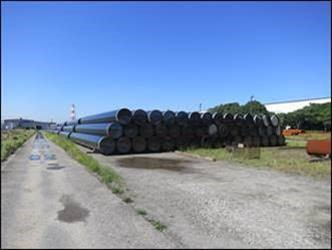
#> input picture src/main/InPolygonTest/input/998d98e.jpg, 332 x 250 px, found by its file name
$ python polygontest.py
#> lines starting #> are read from the running program, lines starting #| are printed output that depends on the picture
import numpy as np
import shapely
from shapely.geometry import Polygon,MultiPoint  #Polygon
import cv2
import time

image = cv2.imread('/Users/prince/Work/Developer/DS_Algo/src/main/InPolygonTest/input/998d98e.jpg')
#> image is the input picture: shape (250, 332, 3); mean B, G, R 177.9, 143.8, 121.9
image = cv2.resize(image, (640,480))
#> image: shape (480, 640, 3)
int_coords = lambda x: np.array(x).round().astype(np.int32)


line1=[100,200, 100,300, 300,300, 200,200]
# line1=[100,250, 100,250, 200,300, 200,300]


a = np.array(line1).reshape(-1, 2)
poly1 = Polygon(a).convex_hull
print(Polygon(a).convex_hull)


line2=[0,0,0,480,640,480]
b=np.array(line2).reshape(-1,2)
poly2 = Polygon(b).convex_hull
print(Polygon(b).convex_hull)

# union_poly = np.concatenate((a,b))   #Merge two box coordinates to become 8*2
# #print(union_poly)
# print(MultiPoint(union_poly).convex_hull)

intersect_polygon = None
start_time = time.time()
if not poly1.intersects(poly2):
    print(time.time() - start_time)
    iou = 0
else:
    print(time.time() - start_time)
    try:
        start_time = time.time()
        intersect = poly1.intersection(poly2) #intersection area
        print(time.time() - start_time)
        intersect_polygon = [int_coords(intersect.exterior.coords)]
        inter_area = intersect.area #intersection area
        print("Intersect Area = {} ".format(inter_area))
        iou=float(inter_area)/poly1.area
    except shapely.geos.TopologicalError:
        print('shapely.geos.TopologicalError occured, iou set to 0')
        iou = 0

print("Area = {} ".format(iou))

isClosed = True
image = cv2.polylines(image, [a],
                      isClosed, (255, 0, 0), 3)
image = cv2.polylines(image, [b],
                      isClosed, (0, 255, 0), 3)
image = cv2.polylines(image, intersect_polygon,
                      isClosed, (255, 0, 255), 1)
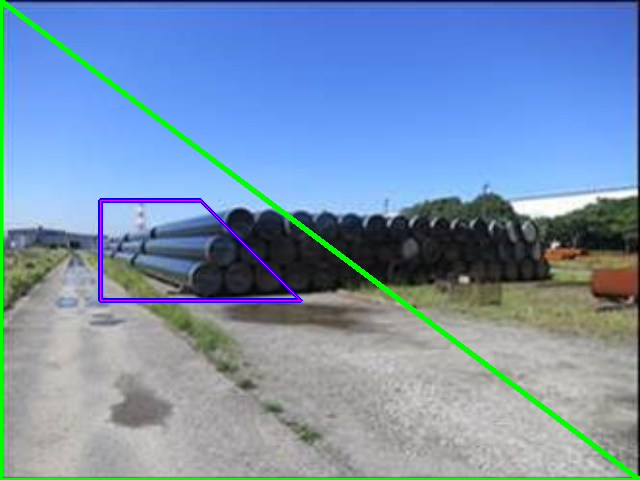
#> image: shape (480, 640, 3); mean B, G, R 175.6, 145.9, 119.1


cv2.imwrite('/Users/prince/Work/Developer/DS_Algo/src/main/InPolygonTest/output/998d98e_1.jpg', image)

$ run again, with src/main/InPolygonTest/input/2303e120.jpg copied over src/main/InPolygonTest/input/998d98e.jpg
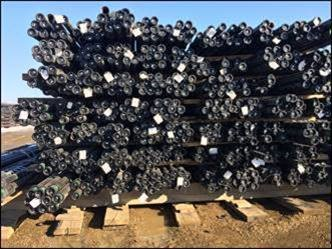
#> input picture src/main/InPolygonTest/input/2303e120.jpg, 332 x 249 px, found by its file name
#> image is the input picture: shape (249, 332, 3); mean B, G, R 87.8, 87.5, 88.8
#> `image = cv2.resize(image, (640,480))`:
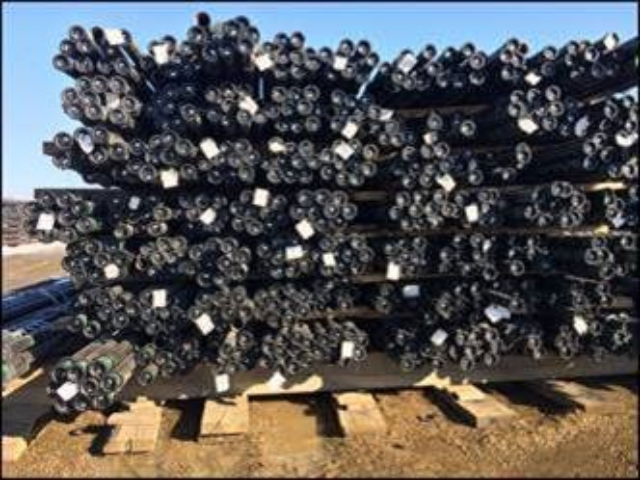
#> image: shape (480, 640, 3); mean B, G, R 87.7, 87.4, 88.7
#> `image = cv2.polylines(image, intersect_polygon, isClosed, (255, 0, 255..`:
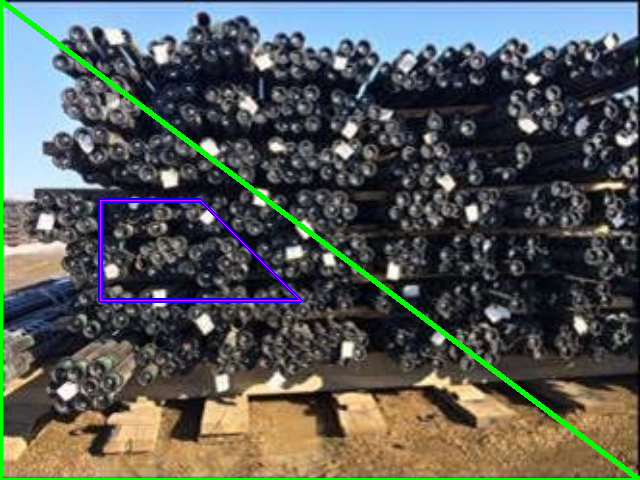
#> image: shape (480, 640, 3); mean B, G, R 87.7, 91.2, 86.9

$ run again, with src/main/InPolygonTest/input/b002434.jpg copied over src/main/InPolygonTest/input/998d98e.jpg
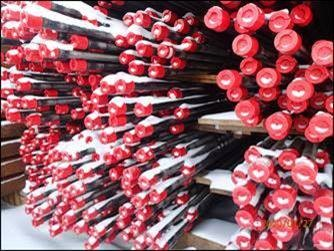
#> input picture src/main/InPolygonTest/input/b002434.jpg, 334 x 251 px, found by its file name
#> image is the input picture: shape (251, 334, 3); mean B, G, R 100, 90.6, 149.8
#> `image = cv2.resize(image, (640,480))`:
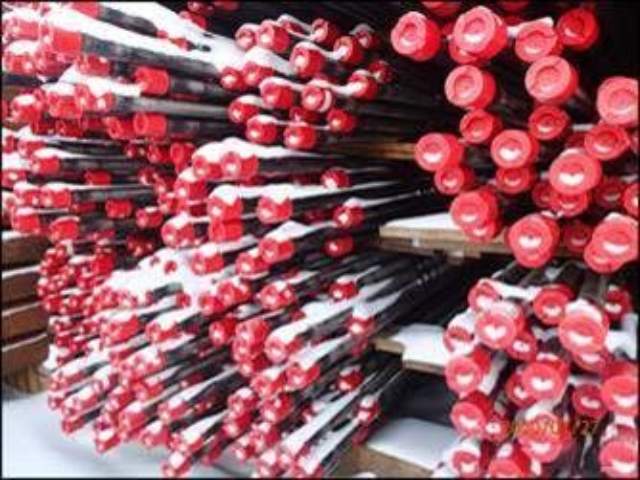
#> image: shape (480, 640, 3); mean B, G, R 99.9, 90.5, 149.7
#> `image = cv2.polylines(image, intersect_polygon, isClosed, (255, 0, 255..`:
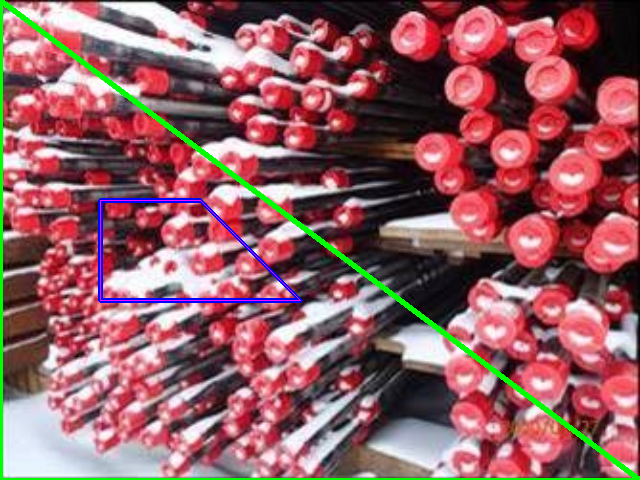
#> image: shape (480, 640, 3); mean B, G, R 99.2, 93.8, 145.8
